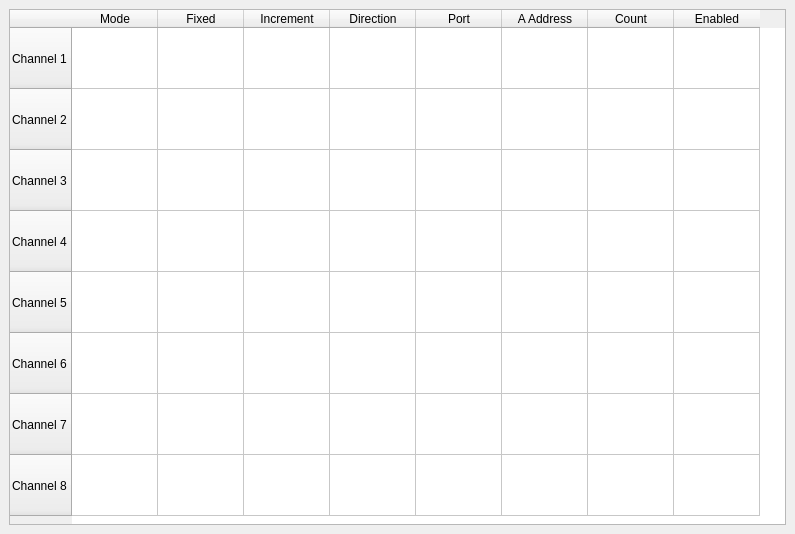
<?xml version="1.0" encoding="UTF-8"?>
<ui version="4.0">
 <class>DMAView</class>
 <widget class="QMainWindow" name="DMAView">
  <property name="geometry">
   <rect>
    <x>0</x>
    <y>0</y>
    <width>795</width>
    <height>534</height>
   </rect>
  </property>
  <property name="windowTitle">
   <string>DMA's Debugger</string>
  </property>
  <property name="windowIcon">
   <iconset resource="../resources/appResources.qrc">
    <normaloff>:/resources/Logo.png</normaloff>:/resources/Logo.png</iconset>
  </property>
  <widget class="QWidget" name="centralwidget">
   <layout class="QGridLayout" name="gridLayout">
    <item row="0" column="0">
     <widget class="QTableWidget" name="tableWidget">
      <property name="sizeAdjustPolicy">
       <enum>QAbstractScrollArea::AdjustIgnored</enum>
      </property>
      <attribute name="horizontalHeaderMinimumSectionSize">
       <number>28</number>
      </attribute>
      <attribute name="horizontalHeaderDefaultSectionSize">
       <number>86</number>
      </attribute>
      <attribute name="verticalHeaderDefaultSectionSize">
       <number>61</number>
      </attribute>
      <row>
       <property name="text">
        <string>Channel 1</string>
       </property>
      </row>
      <row>
       <property name="text">
        <string>Channel 2</string>
       </property>
      </row>
      <row>
       <property name="text">
        <string>Channel 3</string>
       </property>
      </row>
      <row>
       <property name="text">
        <string>Channel 4</string>
       </property>
      </row>
      <row>
       <property name="text">
        <string>Channel 5</string>
       </property>
      </row>
      <row>
       <property name="text">
        <string>Channel 6</string>
       </property>
      </row>
      <row>
       <property name="text">
        <string>Channel 7</string>
       </property>
      </row>
      <row>
       <property name="text">
        <string>Channel 8</string>
       </property>
      </row>
      <column>
       <property name="text">
        <string>Mode</string>
       </property>
      </column>
      <column>
       <property name="text">
        <string>Fixed</string>
       </property>
      </column>
      <column>
       <property name="text">
        <string>Increment</string>
       </property>
      </column>
      <column>
       <property name="text">
        <string>Direction</string>
       </property>
      </column>
      <column>
       <property name="text">
        <string>Port</string>
       </property>
      </column>
      <column>
       <property name="text">
        <string>A Address</string>
       </property>
      </column>
      <column>
       <property name="text">
        <string>Count</string>
       </property>
      </column>
      <column>
       <property name="text">
        <string>Enabled</string>
       </property>
      </column>
     </widget>
    </item>
   </layout>
  </widget>
 </widget>
 <resources>
  <include location="../resources/appResources.qrc"/>
 </resources>
 <connections/>
</ui>
